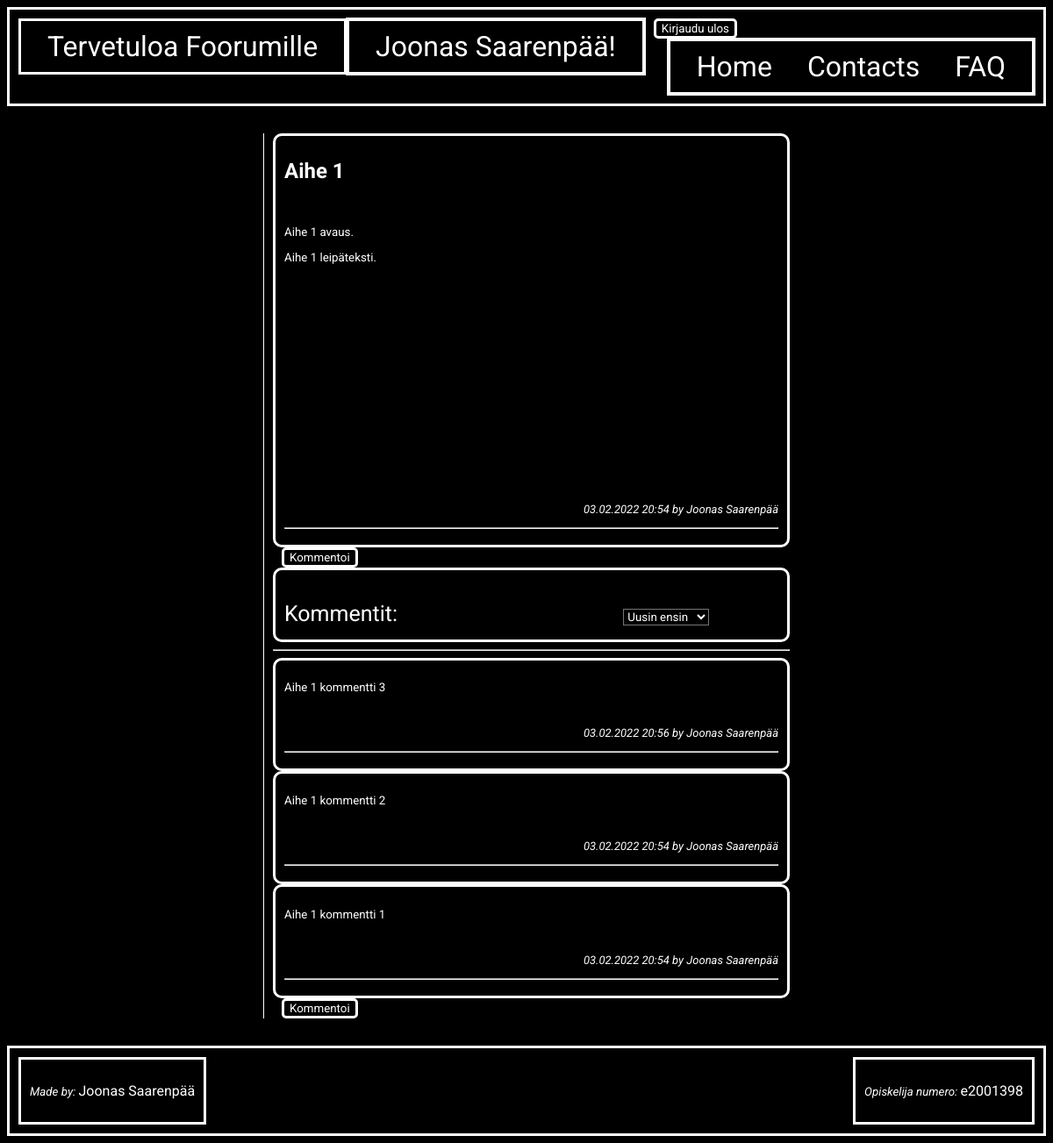
The app's page /thread_page.php?thread_id=26 (signed in) with its own data.
### tables this page shows
CREATE TABLE `Threads` (
  `thread_ID` int(100) NOT NULL,
  `thread_topic` varchar(100) NOT NULL,
  `thread_summary` varchar(100) NOT NULL,
  `thread_content` varchar(1500) NOT NULL,
  `thread_date` datetime NOT NULL,
  `thread_img` blob,
  `user_id` int(100) NOT NULL
);

CREATE TABLE `Users` (
  `user_id` int(100) NOT NULL,
  `user_firstname` varchar(20) DEFAULT NULL,
  `user_lastname` varchar(20) DEFAULT NULL,
  `password` varchar(60) NOT NULL,
  `user_email` varchar(100) NOT NULL
);

CREATE TABLE `Comments` (
  `comment_ID` int(11) NOT NULL,
  `comment_content` varchar(1500) NOT NULL,
  `comment_date` datetime NOT NULL,
  `user_id` int(100) NOT NULL,
  `thread_ID` int(100) NOT NULL
);

### thread_page.php (the view, shortened to what this page needs)
<?php
function commentBox(){
    echo'
        <button class="new_thread_button">Kommentoi</button>
        <div id="new_thread" class="new_thread">
            <li><form method="POST" action="new_comment.php">
                        <textarea name="comment_content" class="comment_content" placeholder="Comment" required></textarea>
                        <input name="thread_ID" value="'.$_GET['thread_id'].'" hidden>
                        <br>
                        <input class="thread_button" type="submit" value="Lähetä">
                </form>
                <hr>
            </li>
        </div>';
}
?>
<!DOCTYPE html>
<html lang="en">
<head>
    <link rel="stylesheet" href="tyyli.css">
</head>
<body>
    <div class="container_front">
        <?php include("templates/header.php") ?>
        <ol class="listOf_threads">
        <?php
            try{
                $conn = ConnectToDB();
                $thread_index = $_GET['thread_id'];
                $stmt_thread = $conn->prepare("SELECT Threads.*, Users.user_firstname, Users.user_lastname
                                               FROM Threads
                                               INNER JOIN Users ON Threads.user_id = Users.user_id
                                               WHERE Threads.thread_ID = ".$thread_index."");
                $stmt_thread->execute();
                $thread = $stmt_thread->fetchAll(PDO::FETCH_ASSOC);
                if(isset($_GET['sort']) && strlen(trim($_GET['sort'])) > 0){
                    $sort = addslashes(trim($_GET['sort']));
                }
                else{
                    $sort = 'DESC';
                }
                $sqlComments="SELECT Comments.*, Users.user_firstname, Users.user_lastname, Threads.thread_ID
                              FROM ((Comments
                              INNER JOIN Users ON Comments.user_id = Users.user_id)
                              INNER JOIN Threads ON Comments.thread_ID = Threads.thread_ID)
                              WHERE Comments.thread_ID = :thread_index
                              ORDER BY Comments.Comment_date ".$sort."";
                $stmt_comments = $conn->prepare($sqlComments);
                $stmt_comments->bindParam(':thread_index', $thread_index);
                $stmt_comments->execute();
                $comment = $stmt_comments->fetchAll(PDO::FETCH_ASSOC);
            }
            catch(PDOException $e){
                $e->getMessage();
            };
            foreach($thread as $row){
                echo "
                <div class='thread'>
                    <li>
                        <h1 class='thread_topic_button'>".$row['thread_topic']."</h1>
                        <img class='thread_image'></img>
                        <p class='thread_summary'>".$row['thread_summary']."</p>
                        <p class='thread_content'>".$row['thread_content']."</p>
                        <br>
                        <p class='timestamp'>".date('d.m.Y H:i', strtotime($row['thread_date']))." by ".$row['user_firstname']." ".$row['user_lastname']."</p>
                        <hr>
                    </li>
                </div>";
            };
            commentBox();
            ?>
            <div class='thread'>
                <p class='otsikko'>Kommentit:</p>
                    <select onchange="location = this.value;" name="sort" id="sort" class="sort">
                        <option value="thread_page.php?<?php echo 'thread_id='.$thread_index.''?>&sort=DESC">Uusin ensin</option>
                    </select>
            </div>
            <hr>
            <?php
            foreach($comment as $row){
                echo "
                <div class='thread' id='".$row['comment_ID']."'>
                    <li>
                        <p class='thread_summary'>".$row['comment_content']."</p>
                        <br>
                        <p class='timestamp'>".date('d.m.Y H:i', strtotime($row['comment_date']))." by ".$row['user_firstname']." ".$row['user_lastname']."</p>
                        <hr>
                    </li>
                </div>";
            }
        ?>
        </ol>
        <?php include("templates/footer.php") ?>
    </div>
</body>
</html>

### templates/header.php (shortened to what this page needs)
<div class="header">
    <div class="header_title"><a href="front_page.php">Tervetuloa Foorumille</a></div>
    <div class="user_info">
        <a href="user.php"><?php
            $fname = $_SESSION['fname'];
            $lname = $_SESSION['lname'];
            echo $fname." ".$lname."!";
        ?></a>
    </div>
    <form method="POST" action="kirjaudu_ulos.php" class="logout_div">
            <button type="submit" class="logout">Kirjaudu ulos</button>
    </form>
    <div class="header_links">
        <a href="front_page.php">Home</a>
        <a href="contacts.php">Contacts</a>
        <a href="faq.php">FAQ</a>
    </div>
</div>

### templates/footer.php
<div class="footer">
    <div class="footer-left">
        <p><span class="italic_span">Made by: </span>Joonas Saarenpää</p>
    </div>
    <div class="footer-right">
        <p><span class="italic_span">Opiskelija numero: </span>e2001398</p>
    </div>
</div>

### tyyli.css (style rules this page uses)
.header { grid-column-start: 1; grid-column-end: 4; background-color: black; border-bottom: 1px solid white; }
.header_title { display: inline-flex; float: left; }
.header_links { display: inline-flex; float: right; outline: 1px solid white; }
.user_info { display: inline-flex; float: left; outline: 1px solid white; padding: 0px; }
.header_links a, .header_links a:visited, .header_title a, .header_title a:visited, .user_info a { font-size: xx-large; text-decoration: none; color: white; padding-right: 20px; padding-left: 20px; }
.footer { grid-column: 1 / 4; grid-row: 3; background-color: black; border-top: 1px solid white; }
.footer-left { display:inline-flex; float: left; }
.footer-right { display: inline-flex; float: right; }
.container_front { display: grid; grid-template-columns: 1fr 600px 1fr; grid-template-rows: auto auto auto; row-gap: 15px; column-gap: 10px; box-sizing: border-box; }
.listOf_threads { grid-column: 2 / 3; grid-row: 2; border-left: 1px solid white; padding-left: 10px; }
.thread { background-color: black; padding: 5px; box-sizing: border-box; word-wrap: break-word; border-radius: 10px; }
.otsikko { margin-bottom: 5px; text-align: left; font-size: 25px; display: inline-flex; }
.container_front div, .header .listOf_threads { padding: 10px; border: 3px, solid, white; }
.thread_topic_button { border: none; padding: 0; background-color: transparent; text-align: left; font-size: x-large; cursor: pointer; word-wrap: break-word; }
.thread_summary { margin-bottom: 5px; text-align: left; font-size: smaller; width: 100%; height: auto; resize: none; }
.thread_content { margin-bottom: 5px; text-align: left; font-size: smaller; width: 100%; height: 250px; resize: none; white-space: normal; word-wrap: break-word; }
.timestamp { text-align: right; font-size: small; font-style: italic; }
.new_thread_button { border: none; background-color: black; color: white; border-style: solid; border-radius: 5px; margin-left: 10px; cursor: pointer; }
.logout_div { display: inline-flex; }
.logout { border: none; background-color: black; color: white; border-style: solid; border-radius: 5px; margin-left: 10px; cursor: pointer; }
.sort { background-color: black; display: inline-flex; margin-left: 45%; }
* { font-family: 'Roboto', sans-serif; color: white; }
html { background: black; }
ol { list-style: none; padding-left: 0px; }
h1 { font-style: bold; font-family: 'Roboto', sans-serif; }
p { font-style: bold; font-family: 'Roboto', sans-serif; text-align: center; color: white; }
a { color: white; }
.italic_span { font-style: italic; font-size: smaller; }

### records on screen
threads: thread_topic "Aihe 1", thread_summary "Aihe 1 avaus.", thread_content "Aihe 1 leipäteksti.", thread_date "03.02.2022 20:54", user.user_firstname "Joonas", user.user_lastname "Saarenpää"
comments: comment_content "Aihe 1 kommentti 3", comment_date "03.02.2022 20:56", user.user_firstname "Joonas", user.user_lastname "Saarenpää"
comments: comment_content "Aihe 1 kommentti 2", comment_date "03.02.2022 20:54", user.user_firstname "Joonas", user.user_lastname "Saarenpää"
comments: comment_content "Aihe 1 kommentti 1", comment_date "03.02.2022 20:54", user.user_firstname "Joonas", user.user_lastname "Saarenpää"

### other values on screen
$fname "Joonas"
$lname "Saarenpää"
